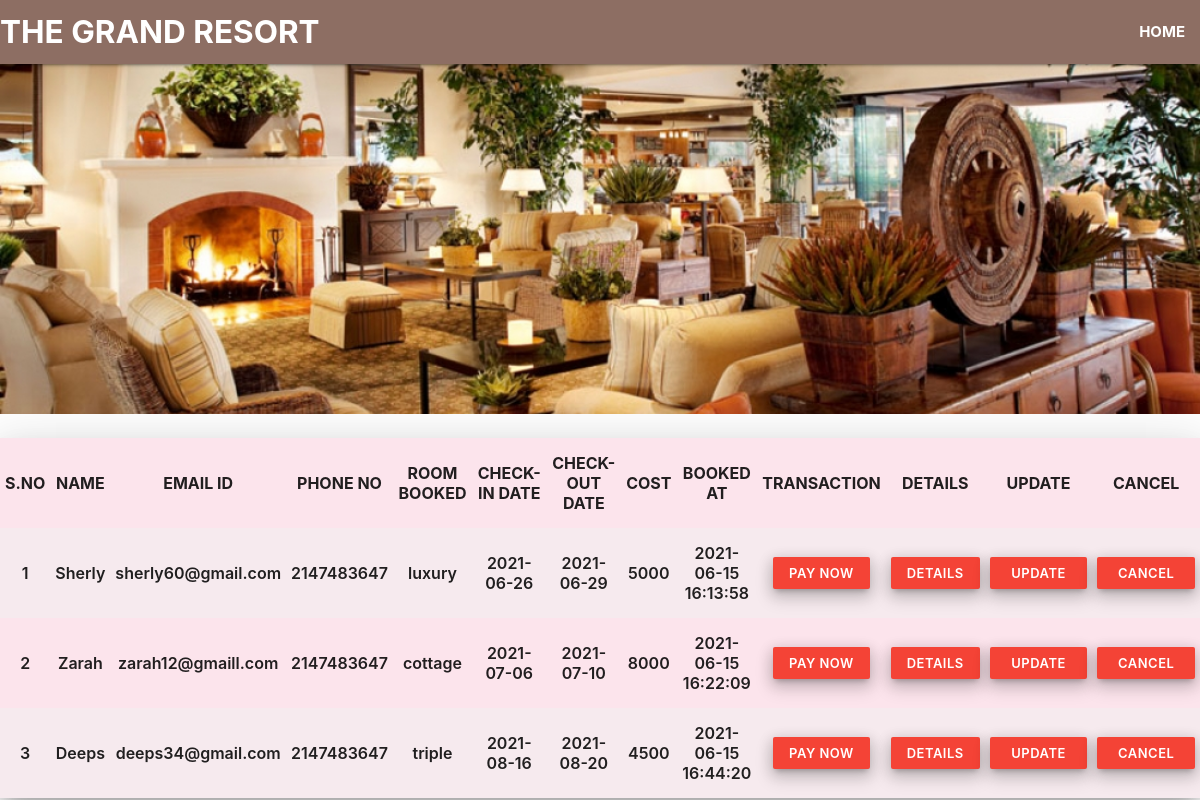
The page /roomtable.php on the database its author committed.
### tables this page shows
CREATE TABLE `book` (
  `id` int(11) NOT NULL,
  `name` varchar(255) NOT NULL,
  `email` varchar(255) NOT NULL,
  `phone` int(11) NOT NULL,
  `room` varchar(255) NOT NULL,
  `checkin` date NOT NULL,
  `checkout` date NOT NULL,
  `address` varchar(255) NOT NULL,
  `noofadults` int(11) NOT NULL,
  `noofchildren` int(11) NOT NULL,
  `cost` int(11) NOT NULL,
  `booked_at` timestamp NOT NULL DEFAULT current_timestamp() ON UPDATE current_timestamp()
);

### roomtable.php (the view, shortened to what this page needs)
<?php
include('config.php');
$query="select * from book";
$res = mysqli_query($conn, $query);
$records = mysqli_fetch_all($res, MYSQLI_ASSOC);
?>
<html lang="en">
<head>
    <link rel="stylesheet" href="https://use.fontawesome.com/releases/v5.0.13/css/all.css">
    <link rel="stylesheet" href="https://cdnjs.cloudflare.com/ajax/libs/materialize/1.0.0/css/materialize.min.css">
    <link rel="stylesheet" href="css/table.css">
</head>
<body>
    <header>
        <nav class="nav-wrapper brown lighten-1">
            <a href="#" class="brand-logo "><b>THE GRAND RESORT</b></a>
            <ul class="right hide-on-med-and-down">
                <li>
                    <a href="home.php"><b>HOME</b></a>
                </li>
            </ul>
        </nav>
    </header>
    <div class="parallax-container">
        <div class="parallax">
            <img src="images/booking.jpg" class="responsive-img"> </div>
    </div>
    <div>
        <table class="responsive-table highlight z-depth-5 centered #fce4ec pink lighten-5 striped bordered">
            <thead>
                <tr>
                    <th>S.NO</th>
                    <th>NAME</th>
                    <th>EMAIL ID</th>
                    <th>PHONE NO</th>
                    <th>ROOM BOOKED</th>
                    <th>CHECK-IN DATE</th>
                    <th>CHECK-OUT DATE</th>
                    <th>COST</th>
                    <th>BOOKED AT</th>
                    <th>TRANSACTION</th>
                    <th>DETAILS</th>
                    <th>UPDATE</th>
                    <th>CANCEL</th>
                </tr>
            </thead>
            <tbody>
                <?php foreach($records as $record):?>
                    <?php $rv=explode('-',$record['room']); ?>
                    <tr>
                        <td><?php echo $record['id'];?></td>
                        <td><?php echo $record['name'];?></td>
                        <td><?php echo $record['email'];?></td>
                        <td><?php echo $record['phone'];?></td>
                        <td><?php echo $rv[0];?></td>
                        <td><?php echo $record['checkin'];?></td>
                        <td><?php echo $record['checkout'];?></td>
                        <td><?php echo $rv[1];?></td>
                        <td><?php echo $record['booked_at'];?></td>
                        <td><a href=<?php echo "roompayment.php?user_id=".$record['id'] ?> class="btn-small red waves-effect waves-light z-depth-3" id="paybtn">PAY NOW</a></td>
                        <td><a href="#modal2" class="btn-small red waves-effect waves-light z-depth-3 modal-trigger">DETAILS</a></td>
                        <td><a href=<?php echo "roomupdate.php?user_id=".$record['id'] ?> class="btn-small red waves-effect waves-light z-depth-3">UPDATE BOOKING</a></td>
                        <td><a href="#modal1" class="btn-small red waves-effect waves-light z-depth-3 modal-trigger">CANCEL BOOKING</a></td>
                    </tr>
                <?php endforeach ?>
            </tbody>
        </table>
    </div>
</body>
</html>

### css/table.css (style rules this page uses)
.parallax-container { height: 350px !important; }
.responsive-table { margin-top: 2vw; }
.responsive-table tbody tr td { font-weight: 600; }

### rows shown on the page
book: id "1", name "Sherly", email "sherly60@gmail.com", phone "2147483647", room "luxury", checkin "2021-06-26", checkout "2021-06-29", room "5000", booked_at "2021-06-15 16:13:58"
book: id "2", name "Zarah", email "zarah12@gmaill.com", phone "2147483647", room "cottage", checkin "2021-07-06", checkout "2021-07-10", room "8000", booked_at "2021-06-15 16:22:09"
book: id "3", name "Deeps", email "deeps34@gmail.com", phone "2147483647", room "triple", checkin "2021-08-16", checkout "2021-08-20", room "4500", booked_at "2021-06-15 16:44:20"
